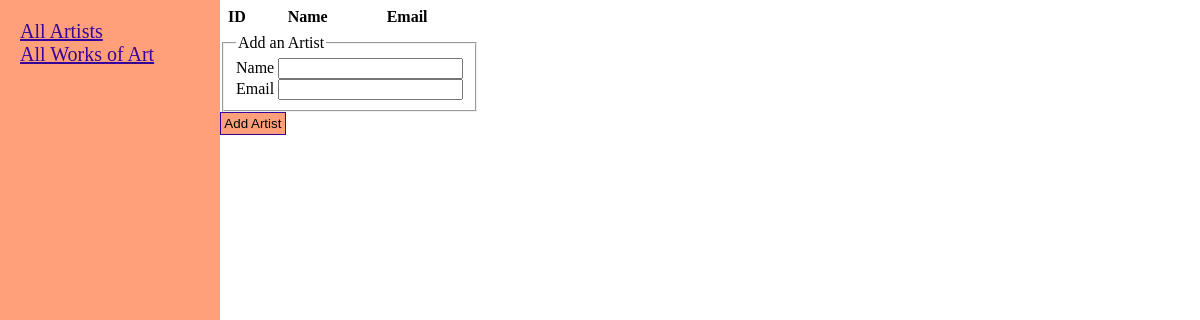
Page /addartist on the earlier database version.
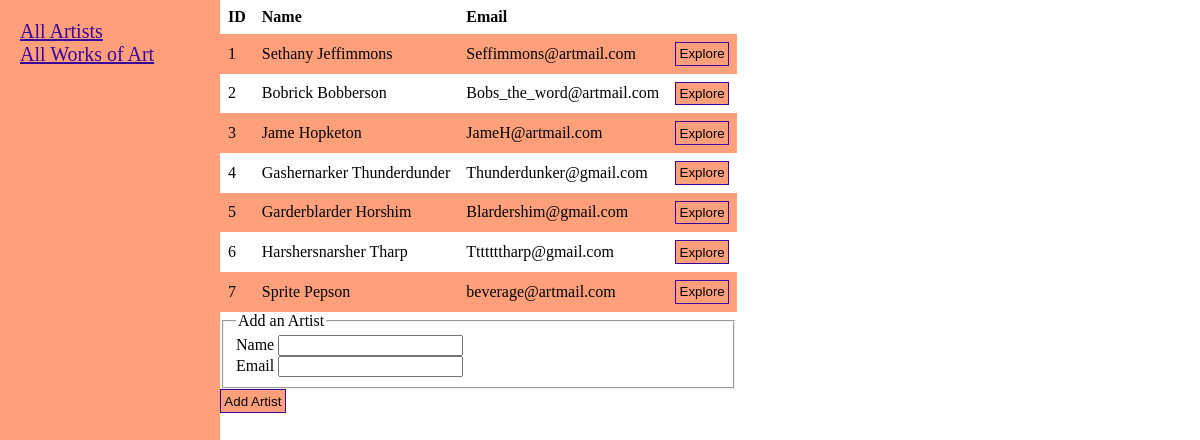
Same page on the later database version.
### Models.py (models this page shows, shortened)
class Artist(Model):
    class Meta:
        database = db
        constraints = [SQL('UNIQUE(name COLLATE NOCASE)')]
    name = CharField()
    email_address = CharField()

### routes.py (the view, shortened to what this page needs)
@app.route('/artists', methods=['GET', 'POST'])
@app.route('/addartist', methods=['GET', 'POST'])
def addartist():
    form = ArtistInputForm()
    artists = artist.get_all_artists()
    return render_template('add_artist.html', title='AddArtist', form=form, artists=artists)

### get_info.py
class ArtistInputForm(FlaskForm):
    name = StringField('Name', validators=[DataRequired(), Length(max=50)])
    email_address = StringField('Email', validators=[DataRequired(), Email(),  Length(max=50)])
    submit=SubmitField('Add Artist')

### artist.py (called while the page is built)
def get_all_artists():
    query = Artist.select()
    return list(query)

### templates/add_artist.html (shortened to what this page needs)
{% extends "display_artists.html" %}
{% block add_artist %}
    <form method="POST" action="">
        <fieldset>
            <legend>Add an Artist</legend>
            <div>
                {{ form.name.label() }}
                {% if form.name.errors %}
                    {{form.name()}}
                    <div>
                        {% for error in form.name.errors %}
                            <span>{{error}}</span>
                        {% endfor %}
                    </div>
                {% else %}
                    {{ form.name() }}
                {% endif %}
            </div>
            <div>
                {{ form.email_address.label() }}
                {% if form.email_address.errors %}
                    {{form.email_address()}}
                    <div>
                        {% for error in form.email_address.errors %}
                            <span>{{error}}</span>
                        {% endfor %}
                    </div>
                {% else %}
                    {{ form.email_address() }}
                {% endif %}
            </div>
        </fieldset>
        <div>
            {{ form.submit(class_="btn") }}
        </div>
   </form>
{% endblock add_artist %}

### templates/display_artists.html
{% extends "layout.html" %}
{% block content %}
    <form method="POST" action="/show_artists_art">
        <table>
            <tr>
                <th>ID</th>
                <th>Name</th>
                <th>Email</th>
            </tr>
            {% for artist in artists %}
                <tr>
                    <td>{{artist.id}}</td>
                    <td>{{artist.name}}</td>
                    <td>{{artist.email_address}}</td>
                    <td> <button name="explore" value="{{artist.id}}"> Explore </button> </td>
                </tr>
            {% endfor %}
        </table>
    </form>
    {% block add_artist %}{% endblock add_artist %}
{% endblock content %}

Differences in the rows shown:
added Artist: id "1", name "Sethany Jeffimmons", email_address "Seffimmons@artmail.com"
added Artist: id "2", name "Bobrick Bobberson", email_address "Bobs_the_word@artmail.com"
added Artist: id "3", name "Jame Hopketon", email_address "JameH@artmail.com"
added Artist: id "4", name "Gashernarker Thunderdunder", email_address "Thunderdunker@gmail.com"
added Artist: id "5", name "Garderblarder Horshim", email_address "Blardershim@gmail.com"
added Artist: id "6", name "Harshersnarsher Tharp", email_address "Tttttttharp@gmail.com"
added Artist: id "7", name "Sprite Pepson", email_address "beverage@artmail.com"
